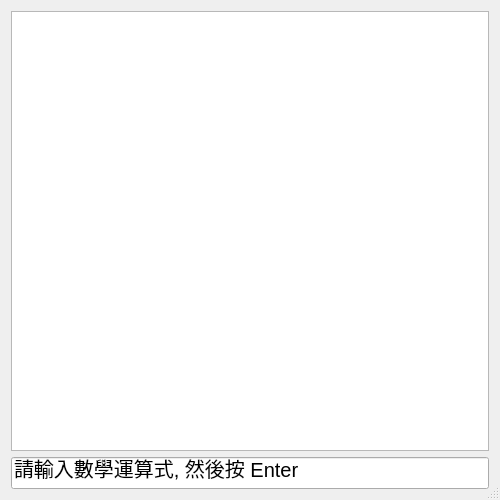
<?xml version="1.0" encoding="UTF-8"?>
<ui version="4.0">
 <class>Dialog</class>
 <widget class="QDialog" name="Dialog">
  <property name="geometry">
   <rect>
    <x>0</x>
    <y>0</y>
    <width>500</width>
    <height>500</height>
   </rect>
  </property>
  <property name="minimumSize">
   <size>
    <width>500</width>
    <height>500</height>
   </size>
  </property>
  <property name="maximumSize">
   <size>
    <width>500</width>
    <height>500</height>
   </size>
  </property>
  <property name="windowTitle">
   <string>文字計算機</string>
  </property>
  <property name="sizeGripEnabled">
   <bool>true</bool>
  </property>
  <layout class="QVBoxLayout" name="verticalLayout">
   <item>
    <widget class="QTextBrowser" name="textBrowser">
     <property name="font">
      <font>
       <pointsize>15</pointsize>
      </font>
     </property>
    </widget>
   </item>
   <item>
    <widget class="QLineEdit" name="lineEdit">
     <property name="font">
      <font>
       <pointsize>15</pointsize>
      </font>
     </property>
     <property name="text">
      <string>請輸入數學運算式, 然後按 Enter</string>
     </property>
    </widget>
   </item>
  </layout>
 </widget>
 <resources/>
 <connections/>
</ui>
